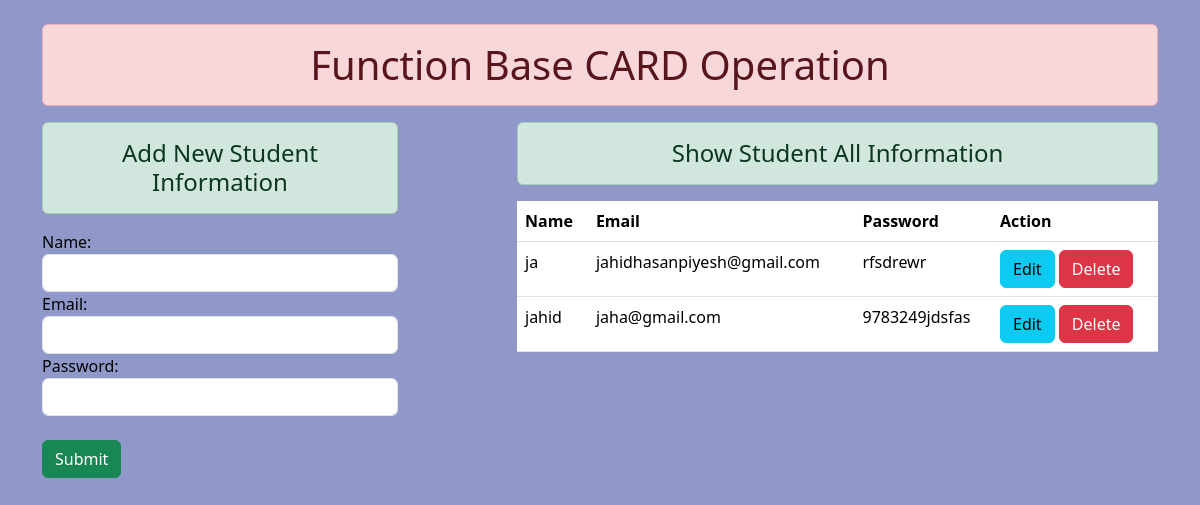
The app's page /, older data.
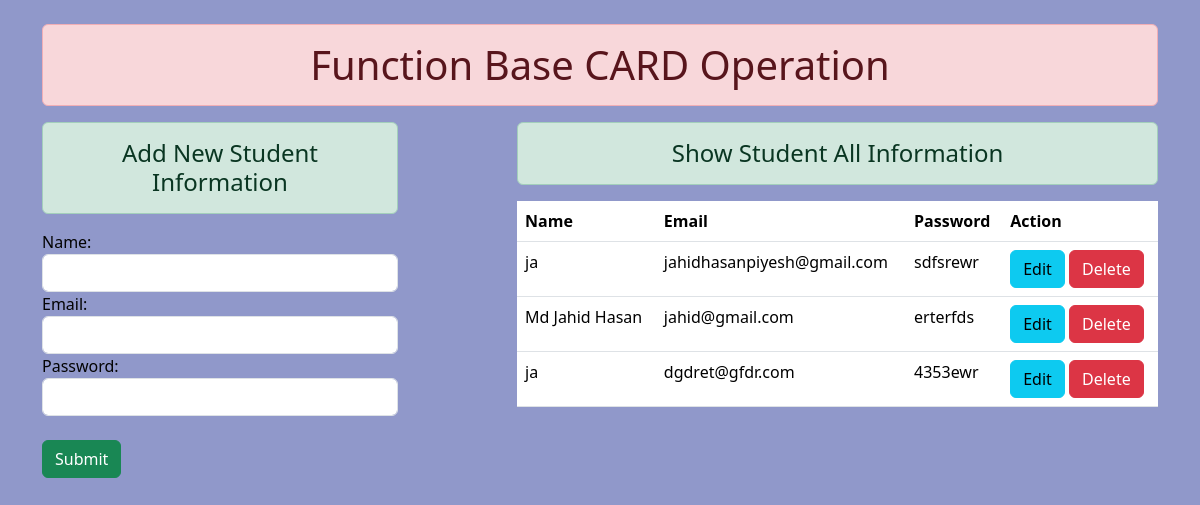
The same page, newer data.
### cardapp/models.py (models this page shows)
class User(models.Model):
    name = models.CharField(max_length=70)
    email = models.EmailField(max_length=40)
    password = models.CharField(max_length=50)

### cardapp/views.py (the view)
# urls.py: path('', views.addandshow, name = 'addandshow'),
def addandshow(request):
    if request.method == 'POST':
        F = StudentForms(request.POST)
        if F.is_valid():
            F.save()
        F = StudentForms()
        messages.add_message(request, messages.SUCCESS,'Your Student Information Has Been Created !')
    else:
        F = StudentForms()
    data = User.objects.all()
    return render(request, 'cardapp/addandshow.html',{'fm': F,'show': data})

### cardapp/forms.py
class StudentForms(forms.ModelForm):
    class Meta:
        model=User
        fields=('name','email','password')
        widgets={
            'name':forms.TextInput(attrs={'class':'form-control'}),
            'email':forms.EmailInput(attrs={'class':'form-control'}),
            'password':forms.PasswordInput(render_value=True,attrs={'class':'form-control'})
        }

### cardapp/templates/cardapp/addandshow.html (shortened to what this page needs)
{% extends "cardapp/base.html" %}
{% block container %}
<div class="row">
    <div class="col-sm-4">
        <h4 class= 'text-center alert alert-success'>Add New Student Information</h4>
        <form style="color: rgb(3, 3, 3);" action="" method="post">
            {{fm}} <br>
            <input type="submit" class=' btn btn-success' value="Submit">
        </form>
        <br>
    </div>
    <div class="col-sm-7 offset-1">
        <h4 class='text-center alert alert-success'>Show Student All Information</h4>
        {% if show %}
        <table class="table table-hover">
            <thead>
              <tr>
                <th scope="col">Name</th>
                <th scope="col">Email</th>
                <th scope="col">Password</th>
                <th scope="col">Action</th>
              </tr>
            </thead>
            <tbody>
                {% for i in show %}
                <tr>
                    <td>{{i.name}}</td>
                    <td>{{i.email}}</td>
                    <td>{{i.password}}</td>
                    <td>
                        <a href="{% url 'update' i.id %}" class='btn btn-info'>Edit</a>
                        <form action="{% url 'remove' i.id %}" method="post" class='d-inline'>
                            <input type="submit" class='btn btn-danger' value="Delete">
                        </form>
                    </td>
                  </tr>
                {% endfor %}
            </tbody>
          </table>
          {% else %}
          <h6 class=' text-center alert alert-danger'>No Record</h6>
        {% endif %}
    </div>
</div>
{% endblock container %}

Row changes from the older to the newer data that the page shows:
removed User: name "jahid", email "jaha@gmail.com", password "9783249jdsfas"
changed User "jahidhasanpiyesh@gmail.com": password "rfsdrewr" → "sdfsrewr"
added User: name "Md Jahid Hasan", email "jahid@gmail.com", password "erterfds"
added User: name "ja", email "dgdret@gfdr.com", password "4353ewr"
